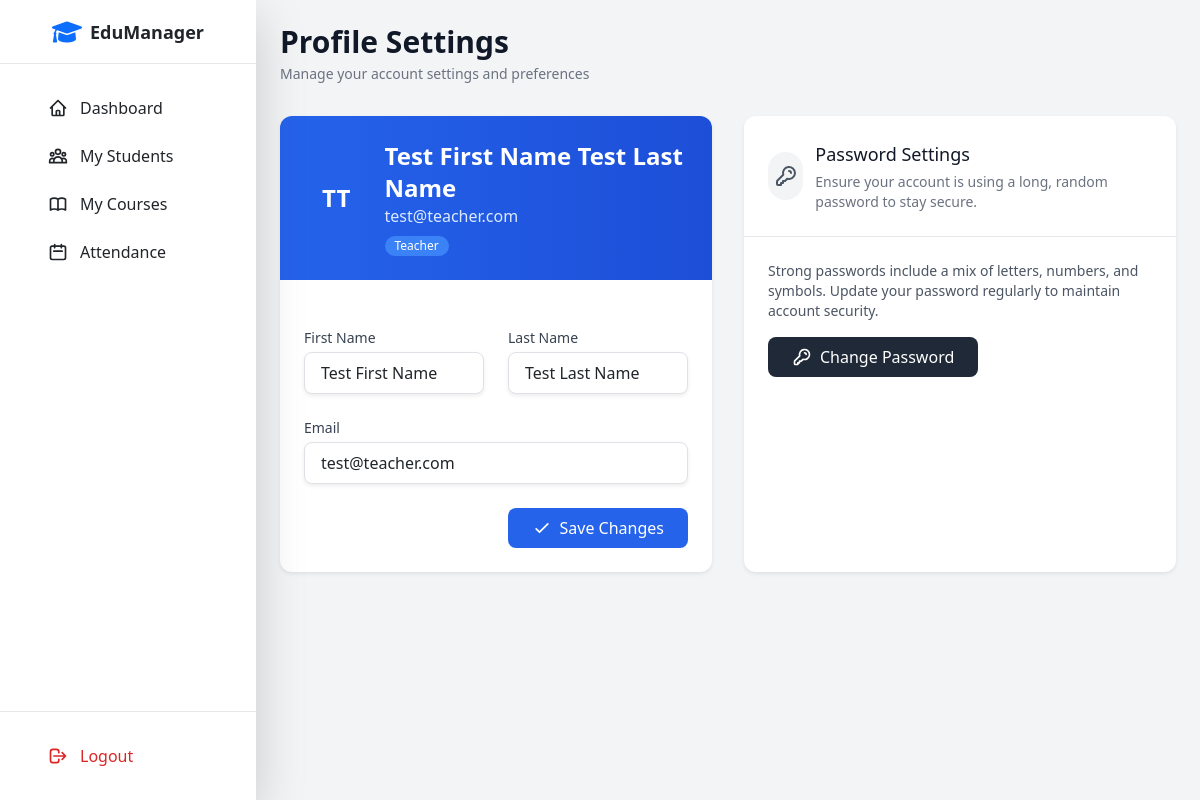
/profile/ (signed in), run on the app's committed database.
### core/models.py (models this page shows)
class User(AbstractBaseUser, PermissionsMixin):
    ROLE_CHOICES = (
        ('admin', 'Admin'),
        ('teacher', 'Teacher'),
    )
    email = models.EmailField(_('email address'), unique=True)
    first_name = models.CharField(max_length=30, blank=True)
    last_name = models.CharField(max_length=30, blank=True)
    role = models.CharField(max_length=10, choices=ROLE_CHOICES)
    is_active = models.BooleanField(default=True)
    is_staff = models.BooleanField(default=False)
    date_joined = models.DateTimeField(default=timezone.now)
    school = models.ForeignKey(School, on_delete=models.CASCADE, related_name='users', null=True)
    objects = CustomUserManager()
    USERNAME_FIELD = 'email'
    REQUIRED_FIELDS = ['role']
    class Meta:
        verbose_name = _('user')
        verbose_name_plural = _('users')
    def get_full_name(self):
        return f'{self.first_name} {self.last_name}'

### core/views.py (the view, shortened to what this page needs)
# urls.py: path('profile/', UserProfileView.as_view(), name='profile'),
class UserProfileView(LoginRequiredMixin, UpdateView):
    model = User
    form_class = UserProfileForm
    template_name = 'users/profile.html'
    success_url = reverse_lazy('profile')
    def get_object(self):
        return self.request.user

### core/forms.py
class UserProfileForm(forms.ModelForm):
    class Meta:
        model = User
        fields = ('first_name', 'last_name', 'email')
    def __init__(self, *args, **kwargs):
        super().__init__(*args, **kwargs)
        for field in self.fields.values():
            field.widget.attrs['class'] = 'form-control'

### core/templates/users/profile.html (shortened to what this page needs)
{% extends 'base/base.html' %}
{% load static %}
{% block content %}
<div class="min-h-screen bg-gray-50/30">
    <div class="max-w-7xl mx-auto p-4 md:p-6 lg:p-8">
        <div class="mb-8">
            <h1 class="text-2xl md:text-3xl font-bold text-gray-900">Profile Settings</h1>
            <p class="mt-1 text-sm text-gray-500">Manage your account settings and preferences</p>
        </div>
        <div class="grid grid-cols-1 lg:grid-cols-2 gap-8">
            <div class="bg-white rounded-xl shadow-sm overflow-hidden">
                <div class="p-6 bg-gradient-to-r from-blue-600 to-blue-700 text-white">
                    <div class="flex items-center space-x-4">
                        <div class="h-20 w-20 rounded-full bg-white/30 flex items-center justify-center text-2xl font-bold">
                            {{ user.first_name|first }}{{ user.last_name|first }}
                        </div>
                        <div>
                            <h2 class="text-2xl font-bold">{{ user.get_full_name }}</h2>
                            <p class="text-blue-100">{{ user.email }}</p>
                            <span class="inline-flex items-center px-2.5 py-0.5 rounded-full text-xs font-medium bg-blue-500 text-white mt-2">
                                {{ user.role|title }}
                            </span>
                        </div>
                    </div>
                </div>
                <div class="p-6">
                    <form method="post" class="space-y-6">
                        <div class="grid grid-cols-1 md:grid-cols-2 gap-6">
                            <div>
                                <label for="{{ form.first_name.id_for_label }}" class="block text-sm font-medium text-gray-700">First Name</label>
                                <input type="text" name="{{ form.first_name.name }}" id="{{ form.first_name.id_for_label }}"
                                       value="{{ form.first_name.value|default:'' }}"
                                       class="mt-1 block w-full rounded-lg border border-gray-300 py-2 px-3 shadow-sm focus:border-blue-500 focus:ring-blue-500">
                            </div>
                            <div>
                                <label for="{{ form.last_name.id_for_label }}" class="block text-sm font-medium text-gray-700">Last Name</label>
                                <input type="text" name="{{ form.last_name.name }}" id="{{ form.last_name.id_for_label }}"
                                       value="{{ form.last_name.value|default:'' }}"
                                       class="mt-1 block w-full rounded-lg border border-gray-300 py-2 px-3 shadow-sm focus:border-blue-500 focus:ring-blue-500">
                            </div>
                        </div>
                        <div>
                            <label for="{{ form.email.id_for_label }}" class="block text-sm font-medium text-gray-700">Email</label>
                            <input type="email" name="{{ form.email.name }}" id="{{ form.email.id_for_label }}"
                                   value="{{ form.email.value|default:'' }}"
                                   class="mt-1 block w-full rounded-lg border border-gray-300 py-2 px-3 shadow-sm focus:border-blue-500 focus:ring-blue-500">
                        </div>
                        <div class="flex justify-end">
                            <button type="submit"
                                    class="inline-flex items-center px-4 py-2 bg-blue-600 text-white rounded-lg hover:bg-blue-700
                                           transition-colors duration-200 focus:outline-none focus:ring-2 focus:ring-offset-2 focus:ring-blue-500">
                                <svg class="w-5 h-5 mr-2" fill="none" stroke="currentColor" viewBox="0 0 24 24">
                                    <path stroke-linecap="round" stroke-linejoin="round" stroke-width="2" d="M5 13l4 4L19 7"/>
                                </svg>
                                Save Changes
                            </button>
                        </div>
                    </form>
                </div>
            </div>
            <div class="bg-white rounded-xl shadow-sm">
                <div class="p-6 border-b border-gray-200">
                    <div class="flex items-center space-x-3">
                        <div class="h-12 w-12 rounded-full bg-gray-100 flex items-center justify-center">
                            <svg class="w-6 h-6 text-gray-600" fill="none" stroke="currentColor" viewBox="0 0 24 24">
                                <path stroke-linecap="round" stroke-linejoin="round" stroke-width="2"
                                      d="M15 7a2 2 0 012 2m4 0a6 6 0 01-7.743 5.743L11 17H9v2H7v2H4a1 1 0 01-1-1v-2.586a1 1 0 01.293-.707l5.964-5.964A6 6 0 1121 9z"/>
                            </svg>
                        </div>
                        <div>
                            <h3 class="text-lg font-medium text-gray-900">Password Settings</h3>
                            <p class="mt-1 text-sm text-gray-500">Ensure your account is using a long, random password to stay secure.</p>
                        </div>
                    </div>
                </div>
                <div class="p-6">
                    <div class="space-y-4">
                        <p class="text-sm text-gray-600">
                            Strong passwords include a mix of letters, numbers, and symbols. Update your password regularly to maintain account security.
                        </p>
                        <div class="flex justify-start">
                            <a href="{% url 'password_change' %}"
                               class="inline-flex items-center px-4 py-2 bg-gray-800 text-white rounded-lg hover:bg-gray-700
                                      transition-colors duration-200 focus:outline-none focus:ring-2 focus:ring-offset-2 focus:ring-gray-500">
                                <svg class="w-5 h-5 mr-2" fill="none" stroke="currentColor" viewBox="0 0 24 24">
                                    <path stroke-linecap="round" stroke-linejoin="round" stroke-width="2"
                                          d="M15 7a2 2 0 012 2m4 0a6 6 0 01-7.743 5.743L11 17H9v2H7v2H4a1 1 0 01-1-1v-2.586a1 1 0 01.293-.707l5.964-5.964A6 6 0 1121 9z"/>
                                </svg>
                                Change Password
                            </a>
                        </div>
                    </div>
                </div>
            </div>
        </div>
    </div>
</div>
{% endblock %}

### core/templates/base/base.html (style rules this page uses)
:root { --primary-color: #1a73e8; --secondary-color: #00796b; --accent-color: #ff6d00; --background-color: #f8f9fa; --text-color: #202124; --sidebar-width: 16rem; --header-height: 4rem; }

### data on the page
User: first_name|first "T", last_name|first "T", get_full_name "Test First Name Test Last Name", email "test@teacher.com", role "Teacher", first_name "Test First Name", last_name "Test Last Name"
